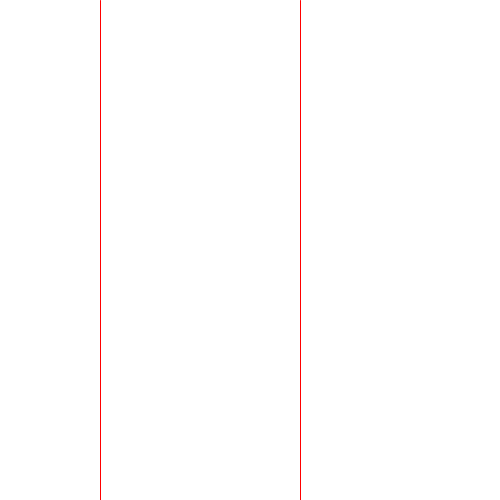
Frame 1 (no input)
Frame 60 (the mouse pressed at the canvas centre just before this capture): identical to frame 1, image omitted
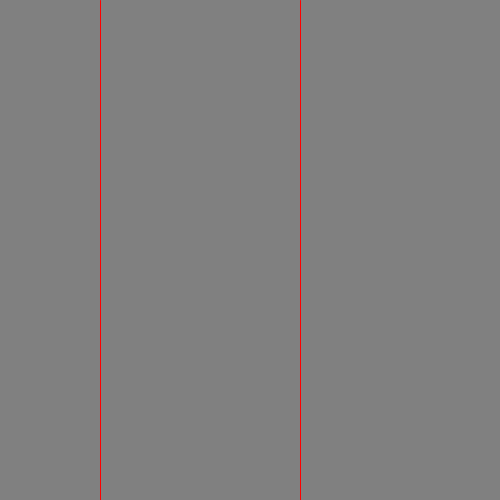
Frame 120 (the mouse held since frame 60 and released just before this capture)

The Processing sketch that drew these frames (run headless with seeded random() and noise(); from frame 60 on, the mouse is pressed at the canvas centre):

// Processing sketch: test05
// ── test05.pde
void setup(){
  size(500,500);
}

void draw(){
  if(mouseX < 100){
    background(255);
  }else if(mouseX < 300){
    background(128);
  }else{
    background(0);
  }
  
  stroke(255,0,0);
  line(100,0,100,500);
  line(300,0,300,500);
  
  
}
